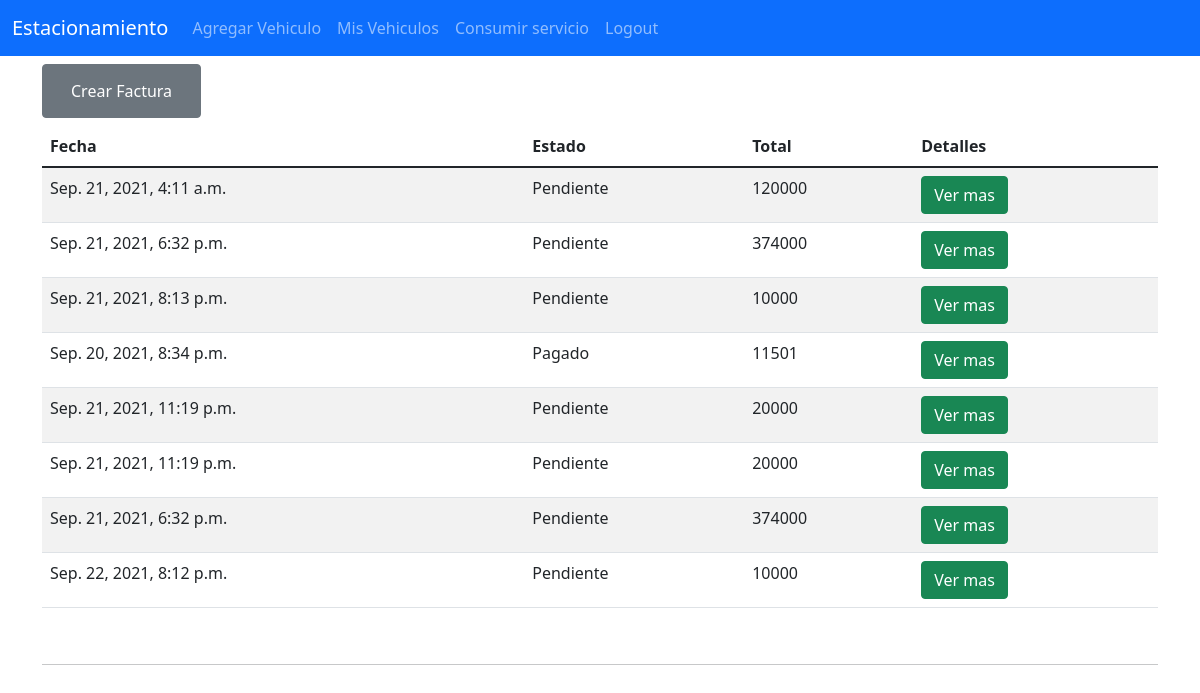
Screenshot of /factura/ (signed in) with the database file from the repository.
### apps/parking/models.py (models this page shows)
class Factura_servicio(models.Model):
    servicio        = models.ForeignKey(Servicio, on_delete=models.PROTECT)
    factura         = models.ForeignKey(Factura, on_delete=models.CASCADE)
    cantidad        = models.IntegerField()
    vehiculo        = models.ForeignKey(Vehiculo, on_delete=models.PROTECT)
    hora_inicio     = models.DateTimeField()
    hora_fin        = models.DateTimeField()
    subtotal        = models.PositiveIntegerField()

class Factura(models.Model):
    fecha_creacion  = models.DateTimeField(auto_now_add=True)
    total           = models.PositiveIntegerField(null=True, blank=True, default=0)
    estado          = models.BooleanField(default=False)

### apps/parking/views.py (the view)
# urls.py: path("factura/", fatura_view, name="factura"),
def fatura_view(request):
    factura = Factura_servicio.objects.filter(vehiculo__propietario__id_user = request.user)
    return render (request, 'web/factura.html', locals())

### templates/web/factura.html (shortened to what this page needs)
{% extends "base.html" %}
{% block content %}
<div class="align-self-end">
    <button class="btn btn-secondary my-2 justify-content-right "><a href="{% url 'facturacrear' %}" class="nav-link text-white">Crear Factura</a></button>
</div>
<table class="table table-striped table-hover w-80 ">
    <thead class="w-80">
        <tr>
            <th>Fecha</th>
            <th>Estado</th>
            <th>Total</th>
            <th>Detalles</th>
        </tr>
    </thead>
    <tbody class="w-80">
    {% for obj in factura %}
    <tr>
        <td>{{ obj.factura.fecha_creacion }}</td>
        <td>{{ obj.factura.estado|yesno:"Pagado,Pendiente" }}</td>
        <td>{{ obj.factura.total }}</td>
        <td><button class="btn btn-success"><a  href="{% url 'facturadetalles' id_factura=obj.factura.id %}" style="color: white; text-decoration: none;">Ver mas</a></button></td>
    </tr>
    {% endfor %}
    </tbody>
</table>
<br>
<hr>
{% endblock content %}

### rows the page displays
Factura_servicio: factura.fecha_creacion "Sep. 21, 2021, 4:11 a.m.", factura.estado "Pendiente", factura.total "120000"
Factura_servicio: factura.fecha_creacion "Sep. 21, 2021, 6:32 p.m.", factura.estado "Pendiente", factura.total "374000"
Factura_servicio: factura.fecha_creacion "Sep. 21, 2021, 8:13 p.m.", factura.estado "Pendiente", factura.total "10000"
Factura_servicio: factura.fecha_creacion "Sep. 20, 2021, 8:34 p.m.", factura.estado "Pagado", factura.total "11501"
Factura_servicio: factura.fecha_creacion "Sep. 21, 2021, 11:19 p.m.", factura.estado "Pendiente", factura.total "20000"
Factura_servicio: factura.fecha_creacion "Sep. 21, 2021, 11:19 p.m.", factura.estado "Pendiente", factura.total "20000"
Factura_servicio: factura.fecha_creacion "Sep. 21, 2021, 6:32 p.m.", factura.estado "Pendiente", factura.total "374000"
Factura_servicio: factura.fecha_creacion "Sep. 22, 2021, 8:12 p.m.", factura.estado "Pendiente", factura.total "10000"
